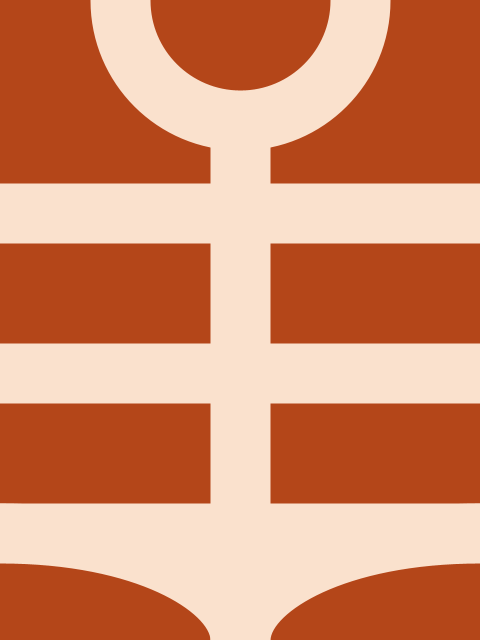
Frame 1 (no input)
Frame 2 (the mouse pressed at the canvas centre, redrawn once): identical to frame 1, image omitted

The Processing sketch that drew this single still picture (run headless with seeded random() and noise(); the mouse was pressed at the canvas centre and the sketch redrawn once):

// Processing sketch: fifth_element_the
// ── fifth_element_the.pde
// Manuale di Programmazione Cinematografica
// Daniele Olmisani, 2016

// The Fift Element


final color PAPER = color(180, 70, 25);
final color INK = color(250, 225, 205);

void setup() {
  size(480, 640);
  noLoop();
}

void draw() {

  background(PAPER);
  
  float s = min(width, height) / 8.0;
  
  fill(PAPER);
  stroke(INK);
  strokeWeight(s);
  
  translate(width/2.0, 0);
  line(0, 0, 0, height);
  ellipse(0, 0, 4*s, 4*s);
  
  translate(0, height/3.0);
  
  for (int i=0; i<3; i++) {
    line(-width/2.0, 0, width/2.0, 0);
    translate(0, height/4.0);
  }
  
  resetMatrix();
  translate(width/2.0, height);
  
  ellipse(-width/2.0, 0, width, height/3.0);
  ellipse( width/2.0, 0, width, height/3.0);
  
  save("the-fifth-element.png");
}
